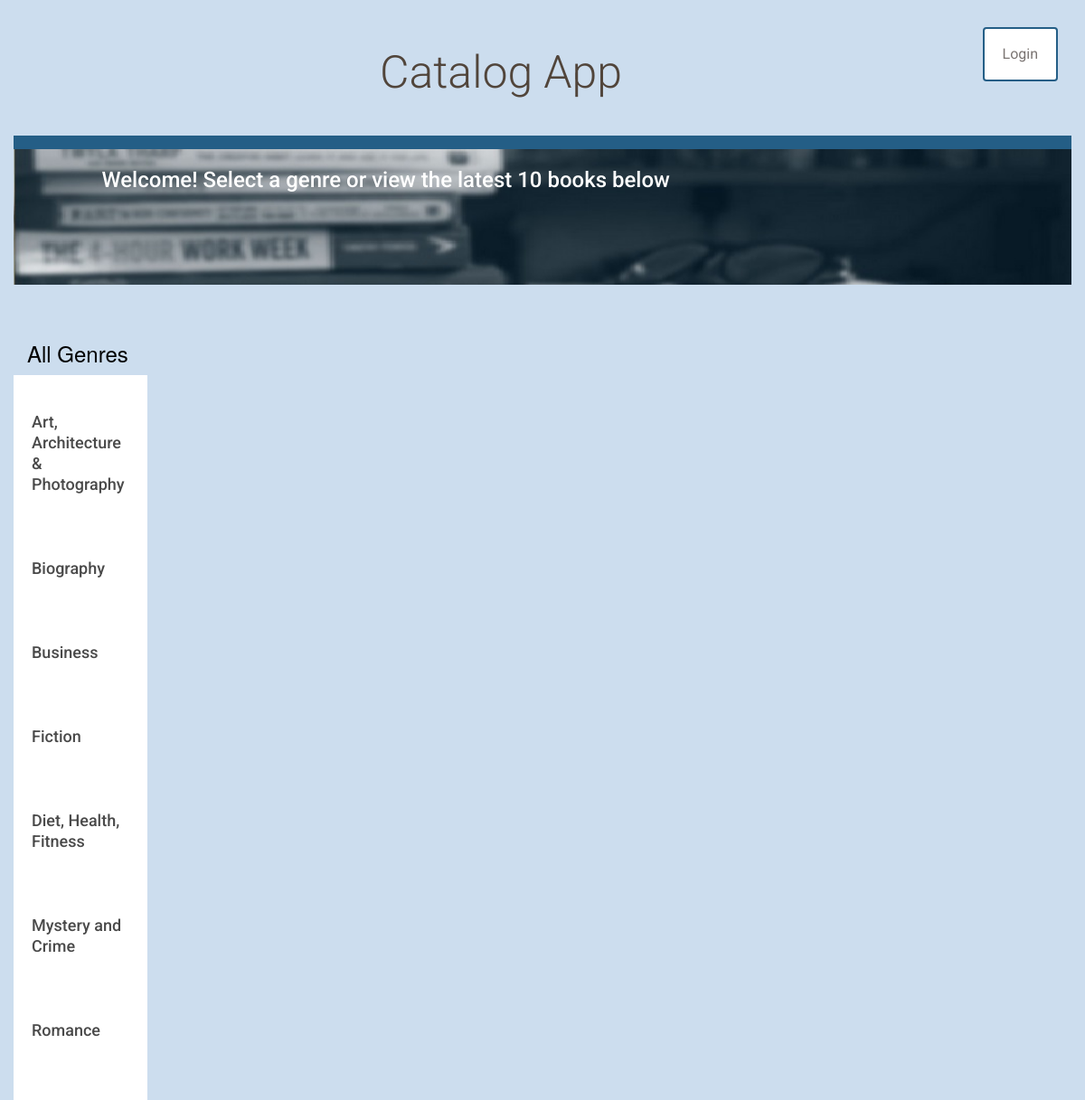
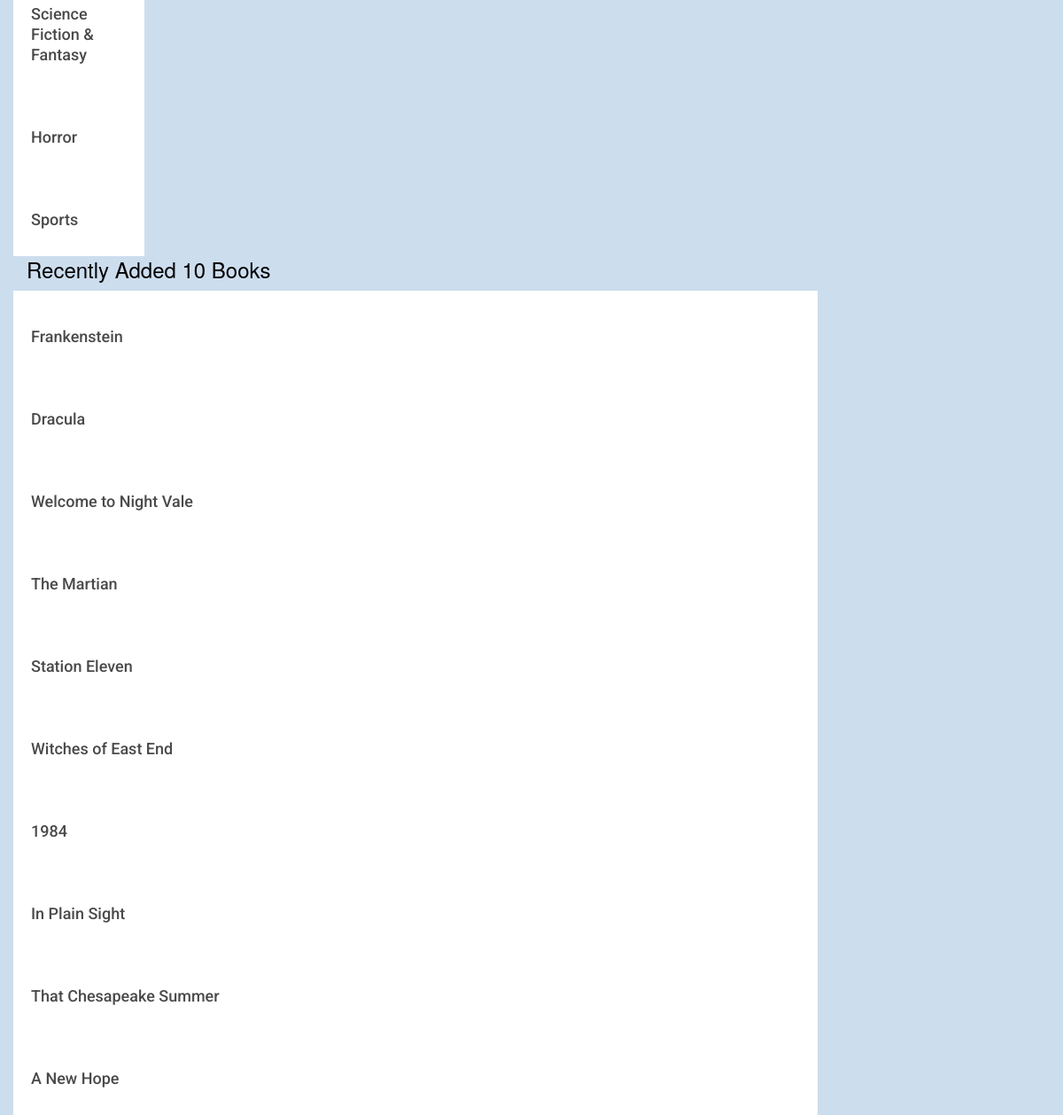
The page /genres/ on the database its author committed (2 pictures, top to bottom).
### database_setup.py (models this page shows, shortened)
class Genre(Base):
    __tablename__ = 'genre'
    id = Column(Integer, primary_key=True)
    name = Column(String(250), nullable=False)
    user_id = Column(Integer, ForeignKey('user.id'))
    user = relationship(User)

class Book(Base):
    __tablename__ = 'book'
    name = Column(String(80), nullable=False)
    id = Column(Integer, primary_key=True)
    description = Column(String(250))
    author = Column(String(20))
    isbn = Column(String(16))
    genre_id = Column(Integer, ForeignKey('genre.id'))
    genre = relationship(Genre)
    user_id = Column(Integer, ForeignKey('user.id'))
    user = relationship(User)

### application.py (the view)
@app.route('/')
@app.route('/genres/')
def showGenres():
    genres = session.query(Genre).all()
    recent_items = session.query(Book).order_by(Book.id.desc()).limit(10).all()
    if 'username' not in login_session:
        return render_template('publicGenres.html', genres=genres, recent_items=recent_items)
    else:
        return render_template('genres.html', genres=genres, recent_items=recent_items)

### templates/publicGenres.html (shortened to what this page needs)
{% extends "main.html" %}
{% block content %}
    <div class="row top-menu">
        <div class="col-md-4">
        </div>
        <div class="col-md-4">
            <h1>Catalog App</h1>
        </div>
        <div class="col-md-4 text-right">
            <a href="{{url_for('showLogin')}}" class="btn btn-default">Login </a>
        </div>
    </div>
    <div class="row divider blue">
        <div class="col-md-12"></div>
    </div>
    <div class="row banner main">
        <div class="col-md-1"></div>
        <div class="col-md-11 padding-none">
            <h2>Welcome! Select a genre or view the latest 10 books below</h2>
        </div>
    </div>
    <div class="row padding-top padding-bottom">
        <div class="col-md-1"></div>
        <div class="col-md-10 padding-none">
        </div>
        <div class="col-md-1"></div>
    </div>
    <div style="float:left;">
        <p class="title">All Genres</p>
        {% for genre in genres %}
            <a href = "{{url_for('showBooks', genre_id = genre.id)}}">
                <div class="row">
                    <div class="col-md-6 genre-list">
                        <h3>{{genre.name}}</h3>
                    </div>
                </div>
            </a>
        {% endfor %}
    </div>
    <div style="float:left; width:77%">
        <p class="title">Recently Added 10 Books</p>
        {% for item in recent_items%}
            <div class="row">
                <div class="col-md-12 recent-book-list">
                    <h3>{{item.name}}</h3>
                </div>
            </div>
        {% endfor %}
    </div>
{% endblock %}

### templates/main.html (shortened to what this page needs)
<!DOCTYPE html>
<html lang="en">
	<head>
		<link rel="stylesheet" href="//netdna.bootstrapcdn.com/bootstrap/3.1.1/css/bootstrap.min.css">
		<link rel=stylesheet type=text/css href="{{ url_for('static', filename='styles.css') }}">
	</head>
	<body>
		<div class="container">
			{% block content %}
			{% endblock %}
		</div>
	</body>
</html>

### static/styles.css (style rules this page uses)
* { font-family: "Helvetica Neue Bold", Roboto, Helvetica, Arial, sans-serif; font-weight: 700; }
body { background-color: #CCDDEE; }
h1 { font-family: "Helvetica Neue Light", Roboto, Helvetica, Arial, sans-serif; font-size: 50px; color: #51453B; line-height: 60px; font-weight: 300; }
h2 { font-size: 24px; color: white; line-height: 29px; }
.title { font-size: 24px; color: black; line-height: 29px; }
h3 { font-size: 18px; color: #4A4A4A; line-height: 23px; }
p { font-family: "Helvetica Neue", Roboto, Helvetica, Arial, sans-serif; font-size: 16px; color: #7B7573; line-height: 24px; font-weight: 400; }
a { font-size: 14px; color: #245E86; line-height: 17px; }
.padding-top { padding-top: 30px; }
.padding-bottom { padding-bottom: 30px; }
.padding-none { padding: 0; }
.btn { padding: 20px; margin: 0; border-color: #245e86; border-width: 2px; color: #245e86;; }
.top-menu { padding-top: 30px; padding-bottom: 30px; }
.top-menu a { margin-bottom: 0; line-height: 16px; font-size: 16px; color: #7B7573; font-weight: 400; }
.divider { height: 15px; }
.divider.blue { background-color: #245E86; }
.banner.main { height: 150px; background: url("/static/top-banner.jpg"); background-position: right; background-repeat: no-repeat; background-size: cover; }
.genre-list { background-color: white; padding: 20px; u }
.recent-book-list { background-color: white; padding: 20px; }

### rows shown on the page
Genre: name "Art, Architecture & Photography"
Genre: name "Biography"
Genre: name "Business"
Genre: name "Fiction"
Genre: name "Diet, Health, Fitness"
Genre: name "Mystery and Crime"
Genre: name "Romance"
Genre: name "Science Fiction & Fantasy"
Genre: name "Horror"
Genre: name "Sports"
Book: name "Frankenstein"
Book: name "Dracula"
Book: name "Welcome to Night Vale"
Book: name "The Martian"
Book: name "Station Eleven"
Book: name "Witches of East End"
Book: name "1984"
Book: name "In Plain Sight"
Book: name "That Chesapeake Summer"
Book: name "A New Hope"
